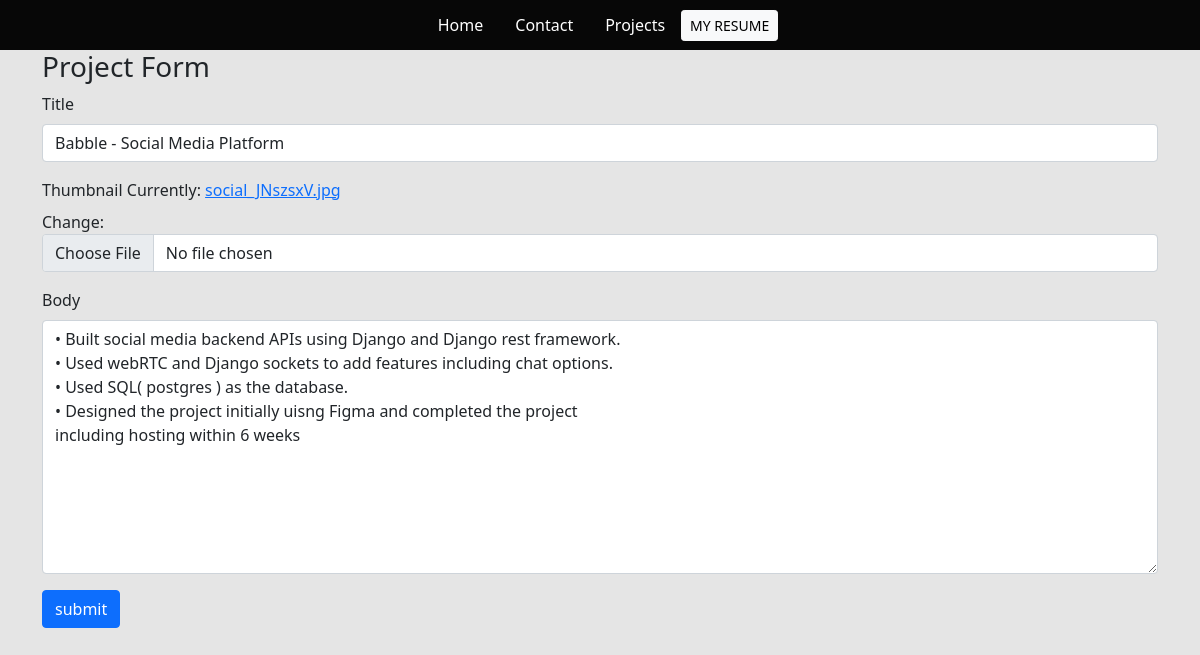
Screenshot of /edit-project/68d1a8f8555b438aa425f9d802f41507/ with the database file from the repository.
### base/models.py (models this page shows, shortened)
class Project(models.Model):
    title = models.CharField(max_length=200)
    thumbnail = models.ImageField(null=True)
    body = models.TextField()
    slug = models.SlugField(null=True, blank=True)
    created = models.DateTimeField(auto_now_add=True)
    id = models.UUIDField(default=uuid.uuid4,  unique=True,
                          primary_key=True, editable=False)

### base/views.py (the view)
# urls.py: path('edit-project/<str:pk>/', views.editProject, name="edit-project"),
def editProject(request, pk):
    project = Project.objects.get(id=pk)
    form = ProjectForm(instance=project)
    if request.method == 'POST':
        form = ProjectForm(request.POST, request.FILES, instance=project)
        if form.is_valid():
            form.save()
            return redirect('home')
    context = {'form': form}
    return render(request, 'base/project_form.html', context)

### base/forms.py
class ProjectForm(ModelForm):
    class Meta:
        model = Project
        fields = ['title', 'thumbnail', 'body']
    def __init__(self, *args, **kwargs):
        super(ProjectForm, self).__init__(*args, **kwargs)
        self.fields['title'].widget.attrs.update(
            {'class': 'form-control'})
        self.fields['thumbnail'].widget.attrs.update(
            {'class': 'form-control', })
        self.fields['body'].widget.attrs.update(
            {'class': 'form-control', })

### base/templates/base/project_form.html (shortened to what this page needs)
{% extends 'base/main.html' %}
{% load static %}
{% block content %}
<div class="container">
    <h3>Project Form</h3>
    <form method="POST" enctype="multipart/form-data">
        {% for field in form %}
        <div class="mb-3">
            <label for="exampleInputPassword1" class="form-label">{{field.label}}</label>
            {{field}}
        </div>
        {% endfor %}
        <input class="btn btn-primary" type="submit" value="submit">
    </form>
</div>
{% endblock content %}

### static/styles/main.css (style rules this page uses)
body { background-color: #E5E5E5; }

### rows the page displays
Project: form "Babble - Social Media Platform" "• Built social media backend APIs using Django and Django rest framework. • Used webRTC and Django sockets to add features including chat options. • Used SQL( postgres ) as the database. • Designed the project initially uisng Figma and completed the project including hosting within 6 weeks"

### other values shown
{{ field.label }} "Title" "Thumbnail" "Body"
